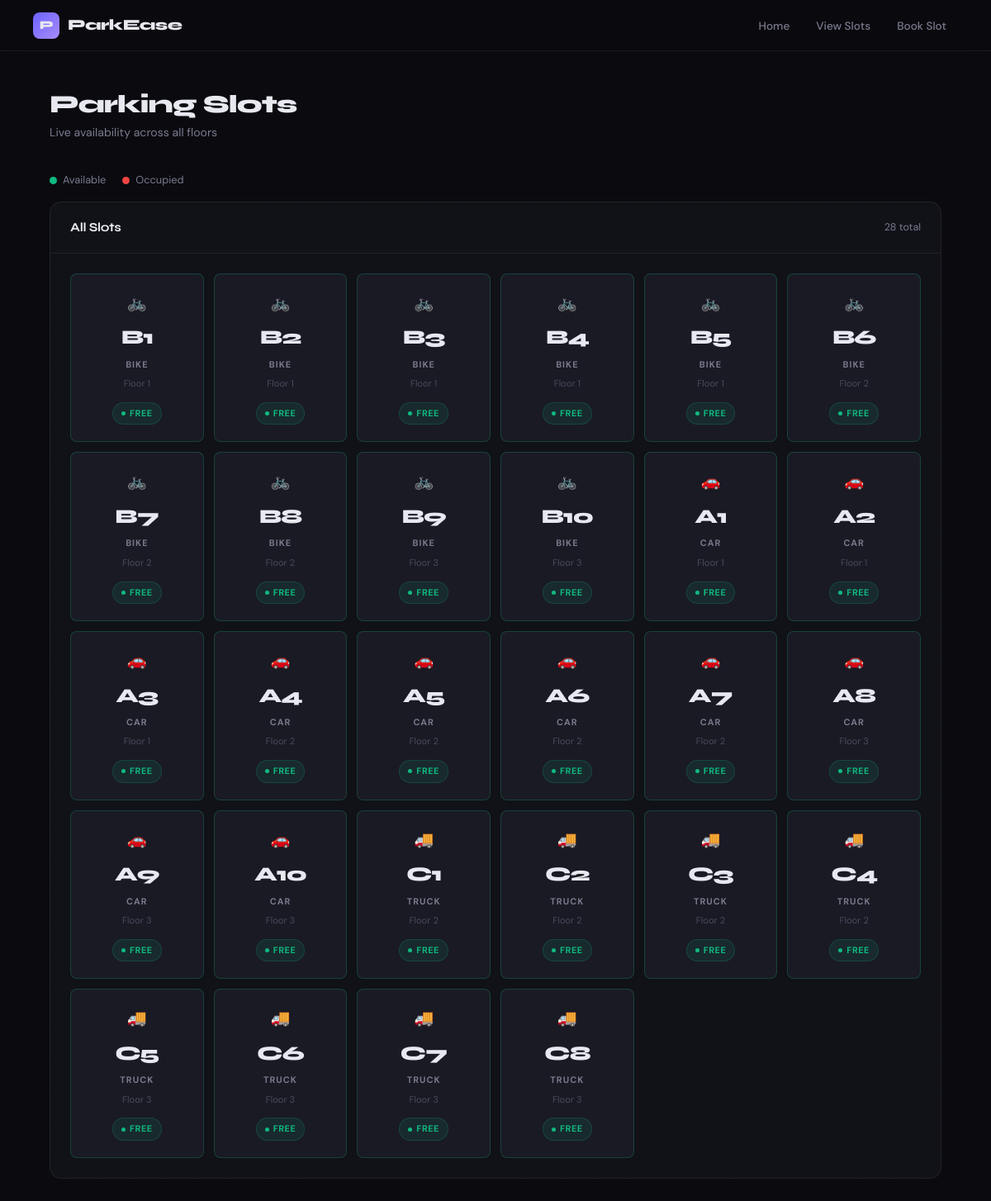
The page /slots on the database as committed earlier.
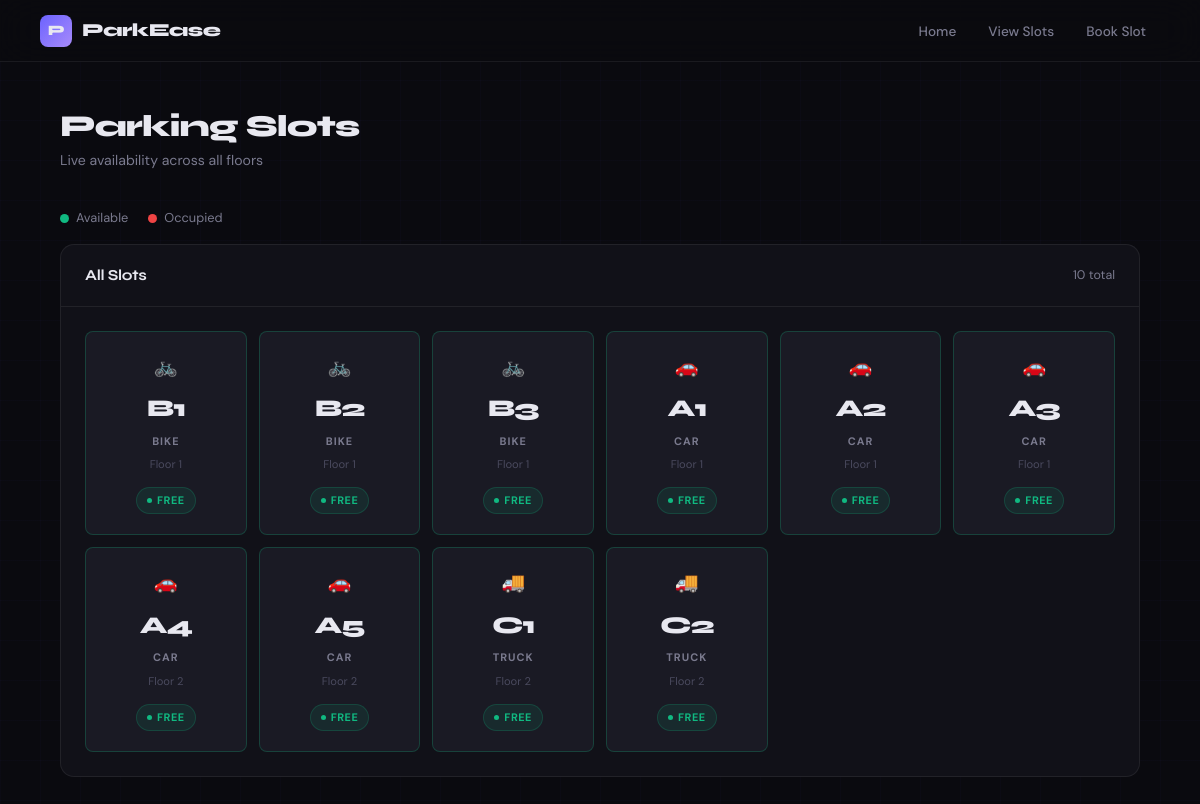
The same page on the database as committed later.
### tables this page shows
CREATE TABLE parking_slots (
    slot_id      INTEGER PRIMARY KEY AUTOINCREMENT,
    slot_number  TEXT UNIQUE NOT NULL,
    slot_type    TEXT NOT NULL CHECK(slot_type IN ('car','bike','truck')),
    floor        INTEGER DEFAULT 1,
    is_available INTEGER DEFAULT 1
);

### app.py (the view)
@app.route('/slots')
def slots():
    try:
        db = get_db()
        all_slots = db.execute(
            "SELECT * FROM parking_slots ORDER BY slot_type, SUBSTR(slot_number,1,1), CAST(SUBSTR(slot_number,2) AS INTEGER)"
        ).fetchall()
        db.close()
        return render_template('slots.html', slots=all_slots)
    except Exception as e:
        return f"<h2>Error</h2><pre>{e}</pre>", 500

### app.py (called while the page is built)
def get_db():
    if not os.path.exists(DB):
        raise RuntimeError(f"parking.db not found — run: python init_db.py")
    conn = sqlite3.connect(DB)
    conn.row_factory = sqlite3.Row
    conn.execute("PRAGMA foreign_keys = ON")
    return conn

### templates/slots.html (shortened to what this page needs)
<!DOCTYPE html>
<html lang="en">
<head>
  <link rel="stylesheet" href="{{ url_for('static', filename='style.css') }}?v=3">
</head>
<body>
  <nav>
    <span class="logo"><span class="logo-icon">P</span> ParkEase</span>
    <div id="nav-menu">
      <a href="/">Home</a>
      <a href="/slots">View Slots</a>
      <a href="/book">Book Slot</a>
    </div>
  </nav>
  <main>
    <div class="page-header">
      <h1>Parking Slots</h1>
      <p>Live availability across all floors</p>
    </div>
    <div class="slot-legend">
      <span class="legend-item"><span class="legend-dot green"></span> Available</span>
      <span class="legend-item"><span class="legend-dot red"></span> Occupied</span>
    </div>
    <div class="section-card" style="margin-top:16px;">
      <div class="section-card-header">
        <h2>All Slots</h2>
        <p>{{ slots|length }} total</p>
      </div>
      <div class="slot-grid">
        {% for slot in slots %}
        <div class="slot-item {{ 'available' if slot.is_available else 'occupied' }}">
          <div class="slot-icon">
            {% if slot.slot_type == 'car' %}&#128663;
            {% elif slot.slot_type == 'bike' %}&#128690;
            {% else %}&#128666;{% endif %}
          </div>
          <div class="slot-num">{{ slot.slot_number }}</div>
          <div class="slot-type-label">{{ slot.slot_type | capitalize }}</div>
          <div class="slot-floor-label">Floor {{ slot.floor }}</div>
          {% if slot.is_available %}
            <span class="badge badge-avail">Free</span>
          {% else %}
            <span class="badge badge-occ">Occupied</span>
          {% endif %}
        </div>
        {% endfor %}
      </div>
    </div>
  </main>
</body>
</html>

Rows that differ between the two databases and show on the page:
removed parking_slots: slot_number "B4", slot_type "BIKE", floor "1", is_available "FREE"
removed parking_slots: slot_number "B5", slot_type "BIKE", floor "1", is_available "FREE"
removed parking_slots: slot_number "B6", slot_type "BIKE", floor "2", is_available "FREE"
removed parking_slots: slot_number "B7", slot_type "BIKE", floor "2", is_available "FREE"
removed parking_slots: slot_number "B8", slot_type "BIKE", floor "2", is_available "FREE"
removed parking_slots: slot_number "B9", slot_type "BIKE", floor "3", is_available "FREE"
removed parking_slots: slot_number "B10", slot_type "BIKE", floor "3", is_available "FREE"
removed parking_slots: slot_number "A6", slot_type "CAR", floor "2", is_available "FREE"
removed parking_slots: slot_number "A7", slot_type "CAR", floor "2", is_available "FREE"
removed parking_slots: slot_number "A8", slot_type "CAR", floor "3", is_available "FREE"
removed parking_slots: slot_number "A9", slot_type "CAR", floor "3", is_available "FREE"
removed parking_slots: slot_number "A10", slot_type "CAR", floor "3", is_available "FREE"
removed parking_slots: slot_number "C3", slot_type "TRUCK", floor "2", is_available "FREE"
removed parking_slots: slot_number "C4", slot_type "TRUCK", floor "2", is_available "FREE"
removed parking_slots: slot_number "C5", slot_type "TRUCK", floor "3", is_available "FREE"
removed parking_slots: slot_number "C6", slot_type "TRUCK", floor "3", is_available "FREE"
removed parking_slots: slot_number "C7", slot_type "TRUCK", floor "3", is_available "FREE"
removed parking_slots: slot_number "C8", slot_type "TRUCK", floor "3", is_available "FREE"
Other text that changed with them:
{{ slots|length }}: "28" → "10"
